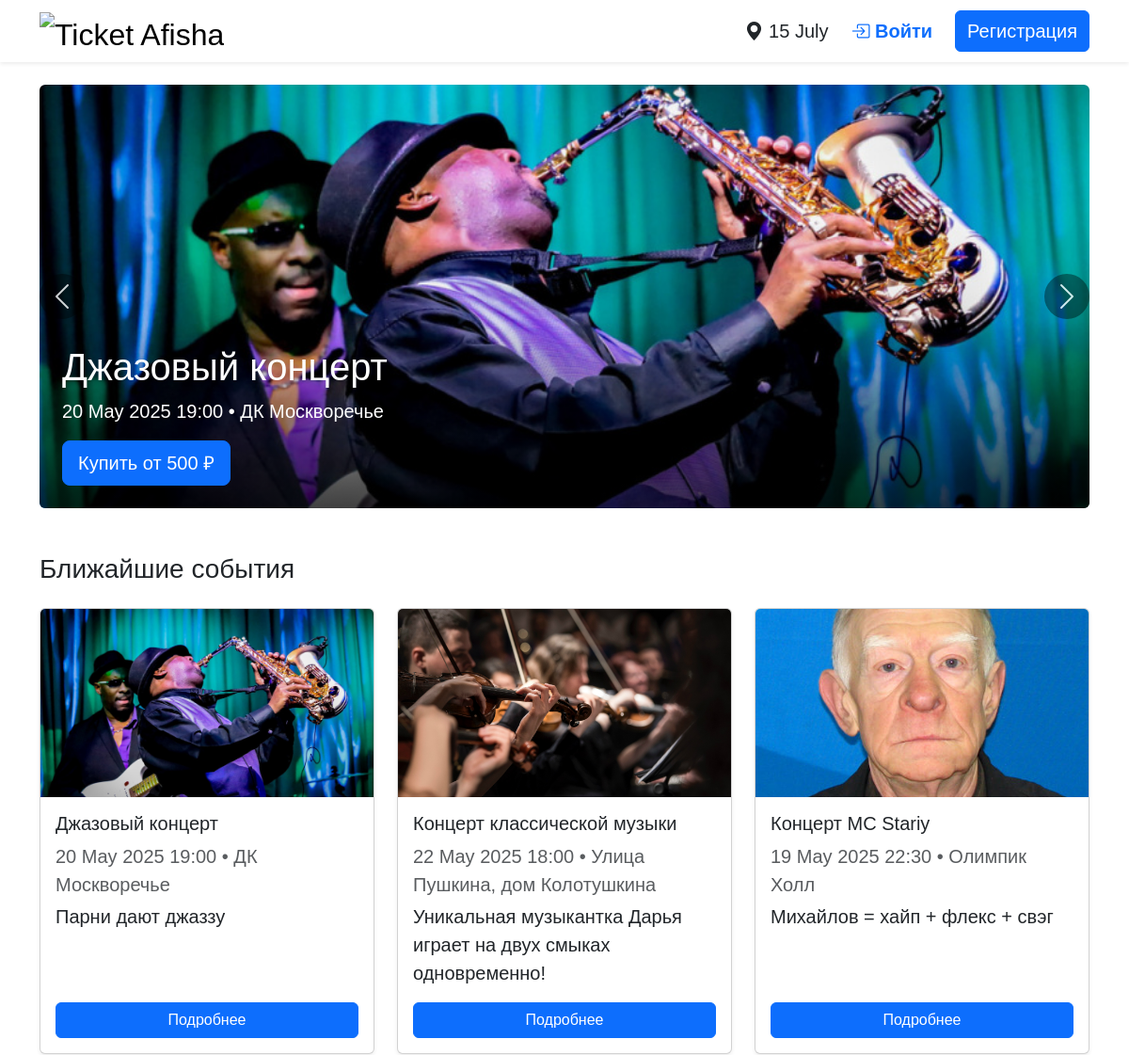
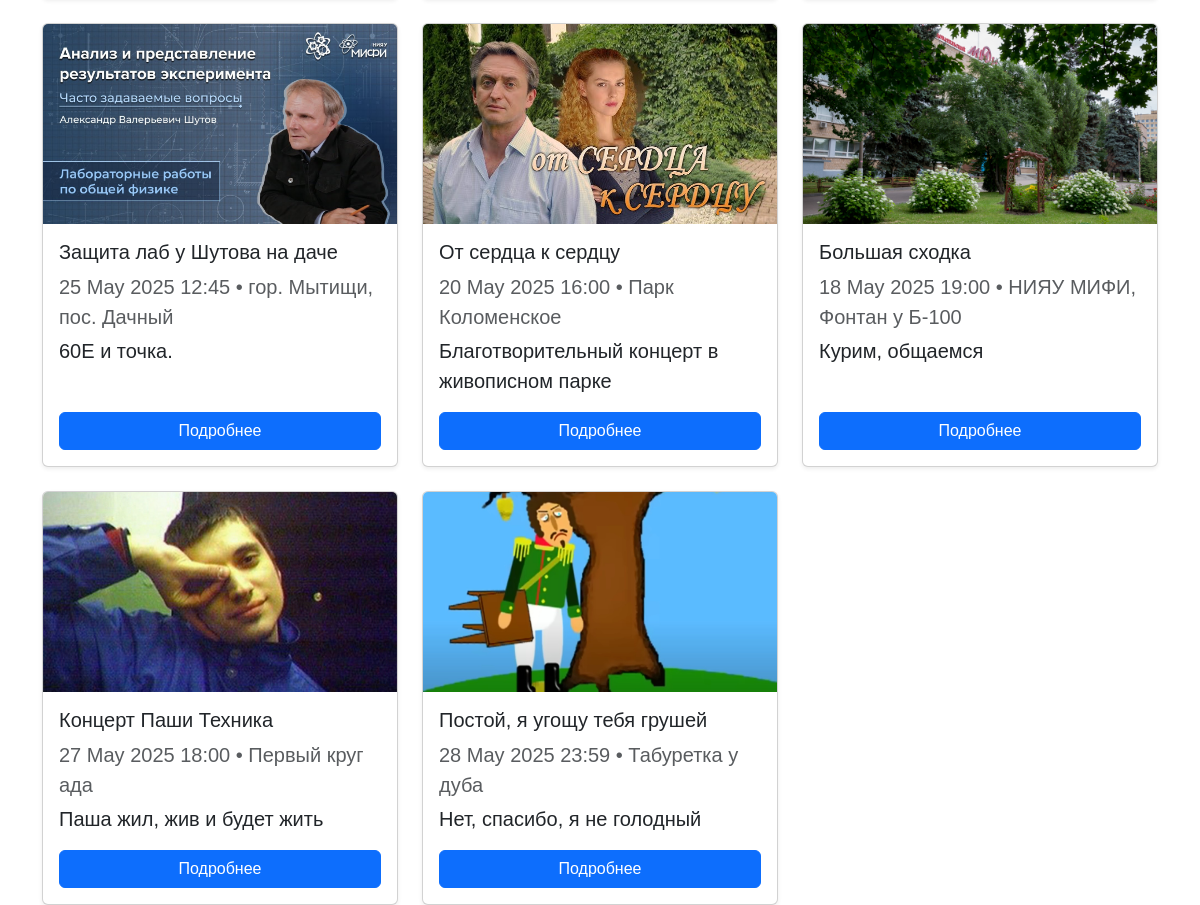
The page / on the database its author committed (2 pictures, top to bottom).
### event_ticketing/models/event.py (models this page shows)
class EventDB(Base):
    __tablename__ = "events"
    id = Column(Integer, primary_key=True)
    name = Column(String, nullable=False)
    description = Column(String)
    date = Column(DateTime, default=datetime.utcnow)
    location = Column(String)
    available_seats = Column(Integer, default=0)
    image_url = Column(String, default="")

### Web/app.py (the view)
@app.route("/")
@app.route("/")
def index():
    with SessionLocal() as db:
        events = db.query(EventDB).all()
        return render_template("index.html",
                               events=events,
                               now=datetime.now())

### Web/app.py (called while the page is built)
@app.context_processor
def inject_now():
    return {"now": datetime.now()}

### Web/templates/index.html
{% extends 'base.html' %}
{% block body %}
<div id="eventsCarousel" class="carousel slide mb-5" data-bs-ride="carousel">
  <div class="carousel-inner">
    {% for ev in events %}
    <div class="carousel-item {% if loop.first %}active{% endif %}">
      <div class="position-relative overflow-hidden rounded" style="height:450px;">
        {% if ev.image_url %}
          <img src="{{ ev.image_url }}"
               class="w-100 h-100"
               style="object-fit:cover;"
               alt="{{ ev.name }}">
        {% endif %}
        <div class="position-absolute bottom-0 start-0 p-4 w-100"
             style="background:linear-gradient(transparent, rgba(0,0,0,0.7));">
          <h2 class="text-white display-6">{{ ev.name }}</h2>
          <p class="text-white fs-5">
            {{ ev.date.strftime('%d %b %Y %H:%M') }} • {{ ev.location }}
          </p>
          <a href="/event/{{ ev.id }}"
             class="btn btn-primary btn-lg">
            Купить от {{ ev.price or 500 }} ₽
          </a>
        </div>
      </div>
    </div>
    {% endfor %}
  </div>
  <button class="carousel-control-prev" type="button" data-bs-target="#eventsCarousel" data-bs-slide="prev">
    <span class="carousel-control-prev-icon"></span>
  </button>
  <button class="carousel-control-next" type="button" data-bs-target="#eventsCarousel" data-bs-slide="next">
    <span class="carousel-control-next-icon"></span>
  </button>
</div>
<h3 class="mb-4">Ближайшие события</h3>
<div class="row row-cols-1 row-cols-md-3 g-4">
  {% for ev in events %}
  <div class="col">
    <div class="card h-100 shadow-sm fs-5">
      {% if ev.image_url %}
        <img src="{{ ev.image_url }}"
             class="card-img-top"
             style="object-fit:cover; height:200px;"
             alt="{{ ev.name }}">
      {% endif %}
      <div class="card-body d-flex flex-column">
        <h5 class="card-title">{{ ev.name }}</h5>
        <p class="text-muted mb-1">
          {{ ev.date.strftime('%d %b %Y %H:%M') }} • {{ ev.location }}
        </p>
        <p class="card-text flex-grow-1">{{ ev.description }}</p>
        <a href="/event/{{ ev.id }}"
           class="btn btn-primary mt-auto">
          Подробнее
        </a>
      </div>
    </div>
  </div>
  {% endfor %}
</div>
{% endblock %}

### Web/templates/base.html (shortened to what this page needs)
<!doctype html>
<html lang="ru">
<head>
  <link href="https://cdn.jsdelivr.net/npm/bootstrap@5.3.3/dist/css/bootstrap.min.css" rel="stylesheet">
  <link href="https://cdn.jsdelivr.net/gh/sergeychipiga/YandexSansWeb@main/css/yandex-sans-display.css" rel="stylesheet">
  <link href="https://cdn.jsdelivr.net/gh/sergeychipiga/YandexSansWeb@main/css/yandex-sans-text.css" rel="stylesheet">
  <link href="https://cdn.jsdelivr.net/npm/bootstrap-icons@1.11.3/font/bootstrap-icons.css" rel="stylesheet">
</head>
<body class="bg-white">
<nav class="navbar navbar-expand-lg bg-white shadow-sm mb-4">
  <div class="container">
    <a class="navbar-brand d-flex align-items-center fw-thin fs-2" href="/">
      <img src="https://yastatic.net/s3/home-static/_/3d/8e4f7d7f8b.png"
           alt="Ticket Afisha" height="40" class="me-2">
    </a>
    <div class="ms-auto d-flex align-items-center gap-4 fs-5">
      <span><i class="bi bi-geo-alt-fill"></i> {{ now.strftime('%d %B') }}</span>
      {% if current_user.is_authenticated %}
        <a class="text-decoration-none fw-bold fs-5" href="/cabinet">
          <i class="bi bi-diamond-fill"></i> Кабинет
        </a>
        <a class="text-decoration-none fw-bold fs-5" href="/logout">
          <i class="bi bi-box-arrow-right"></i> Выход
        </a>
      {% else %}
        <a class="text-decoration-none fw-bold fs-5" href="/login">
          <i class="bi bi-box-arrow-in-right"></i> Войти
        </a>
        <a class="btn btn-primary fs-5" href="/register">
          Регистрация
        </a>
      {% endif %}
    </div>
  </div>
</nav>
<div class="container">
  {% block body %}{% endblock %}
</div>
</body>
</html>

### Web/templates/base.html (style rules this page uses)
body { font-family: "Yandex Sans", sans-serif; }
h1,h2,h3,h4,h5 { font-family: "Yandex Sans Display", sans-serif; }
.carousel-control-prev, .carousel-control-next { width:3rem; height:3rem; top:50%; transform:translateY(-50%); background:rgba(0,0,0,0.5); border-radius:50%; opacity:.8; }
.carousel-control-prev-icon, .carousel-control-next-icon { filter: brightness(0) invert(1); }

### rows shown on the page
EventDB: image_url (picture), name "Джазовый концерт", date "20 May 2025 19:00", location "ДК Москворечье", price "500", description "Парни дают джаззу"
EventDB: image_url (picture), name "Концерт классической музыки", date "22 May 2025 18:00", location "Улица Пушкина, дом Колотушкина", description "Уникальная музыкантка Дарья играет на двух смыках одновременно!"
EventDB: image_url (picture), name "Концерт MC Stariy", date "19 May 2025 22:30", location "Олимпик Холл", description "Михайлов = хайп + флекс + свэг"
EventDB: image_url (picture), name "Защита лаб у Шутова на даче", date "25 May 2025 12:45", location "гор. Мытищи, пос. Дачный", description "60Е и точка."
EventDB: image_url (picture), name "От сердца к сердцу", date "20 May 2025 16:00", location "Парк Коломенское", description "Благотворительный концерт в живописном парке"
EventDB: image_url (picture), name "Большая сходка", date "18 May 2025 19:00", location "НИЯУ МИФИ, Фонтан у Б-100", description "Курим, общаемся"
EventDB: image_url (picture), name "Концерт Паши Техника", date "27 May 2025 18:00", location "Первый круг ада", description "Паша жил, жив и будет жить"
EventDB: image_url (picture), name "Постой, я угощу тебя грушей", date "28 May 2025 23:59", location "Табуретка у дуба", description "Нет, спасибо, я не голодный"
